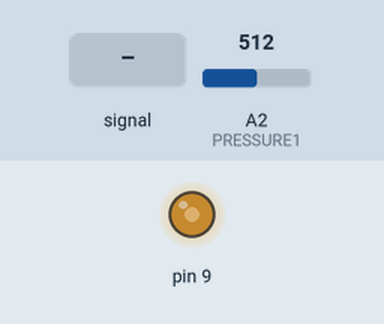
A sketch run on a simulated Arduino Uno, built with avr-gcc and run on an emulated ATmega328P. Shown: output pins drawn as LEDs (lit = HIGH). The inputs (shaded band) are chosen by the test bench; at power-on: A2 (PRESSURE1) = 512.

Above: at 0.8 s.
0.9 s: A2 (PRESSURE1) fed a 200 Hz sine of ±81 counts around its level
Timing chart, 0 to 2.0 s (numbered marks = the images above; inputs shaded):
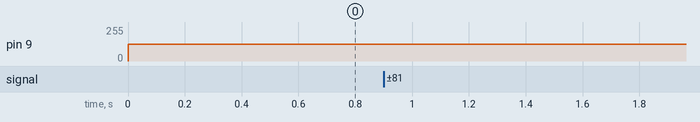

The sketch:

sensorTest.ino
```cpp
#include <avr/io.h>
#include <avr/delay.h>
#include <avr/interrupt.h>
#include <math.h>

#define PRESSURE1 PC2
#define PRESSURE2 PC1
#define PRESSURE3 PC0

int dutyCycle = 0;

int main(void)
{
  DDRB |= (1 << PB1); // pwm_motor as output OCR1A
  DDRC = 0x00;
  TCCR1A = (1 << COM1A1) | (1 << COM1A0) | (1 << WGM11) | (1 << WGM10);
  TCCR1B = (1 << WGM12);
  TIMSK1 = (1 << TOIE1); // timer overflow INT enable
  OCR1A = dutyCycle;

  adcSet();
  sei(); // enable INT

  TCCR1B = (1 << CS10); // no prescaling

  while(1) {
    _delay_ms(1000);
    startConverse();
  }

  return 0;
}

void adcSet() {
  ADMUX = (1 << REFS0) | (1 << MUX1);
  ADCSRA = (1 << ADEN) | (1 << ADIE) | (1 << ADPS2) | (1 << ADPS1) | (1 << ADPS0);
  DIDR0 = (1 << ADC2D); // digital disable
  startConverse();
}

void startConverse() {
  ADCSRA |= (1 << ADSC);
}

ISR(TIMER1_OVF_vect) {
  OCR1A = dutyCycle;
  startConverse();
}

ISR(ADC_vect) {
  dutyCycle = ADC;
  startConverse();
}

void setPinHigh(volatile byte *port, byte pin) {
  *port |= _BV(pin);
}

void setPinLow(volatile byte *port, byte pin) {
  *port &= ~_BV(pin);
}
```
